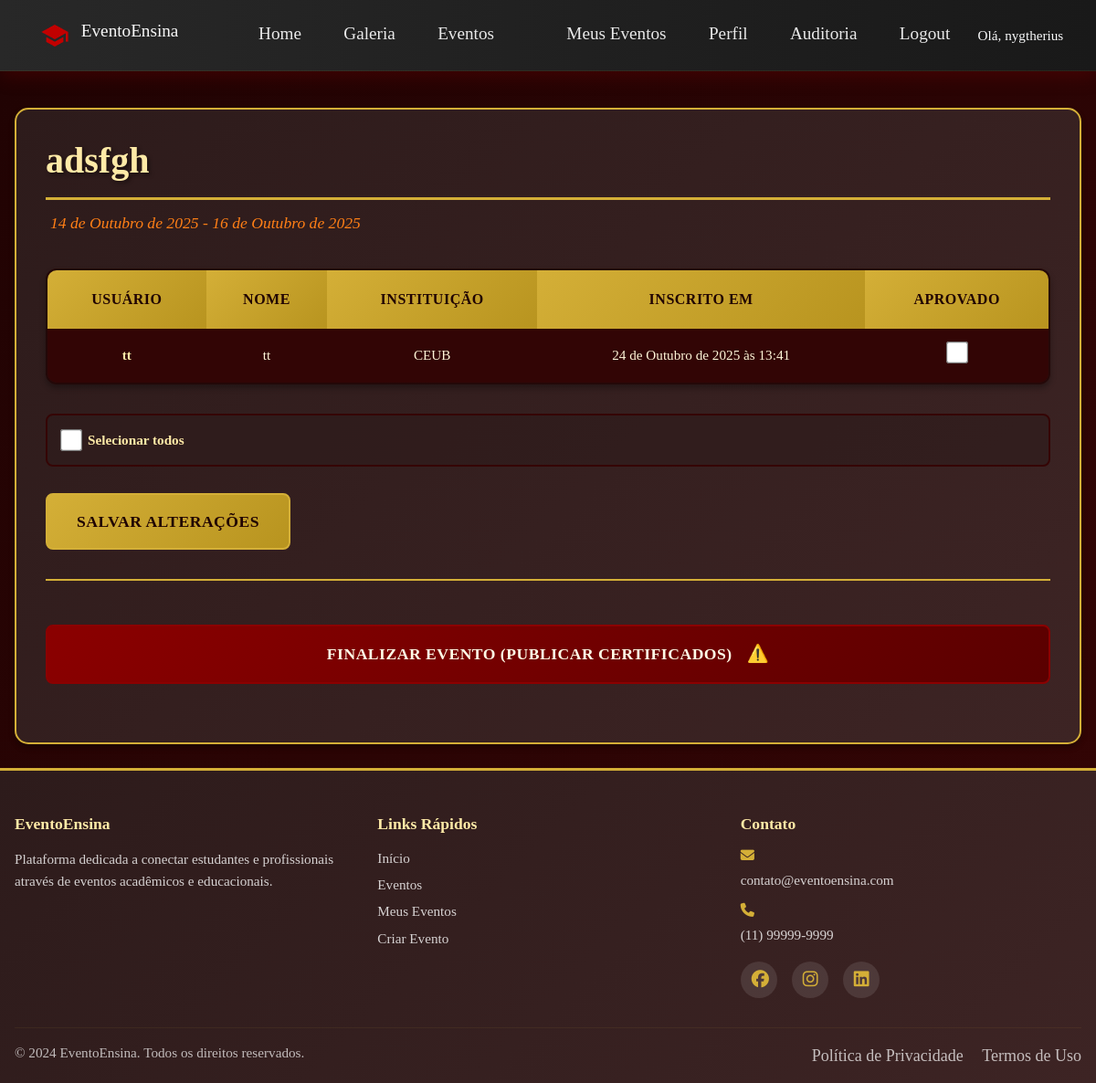
The app's page /eventos/gerenciar/18/ (signed in), older data.
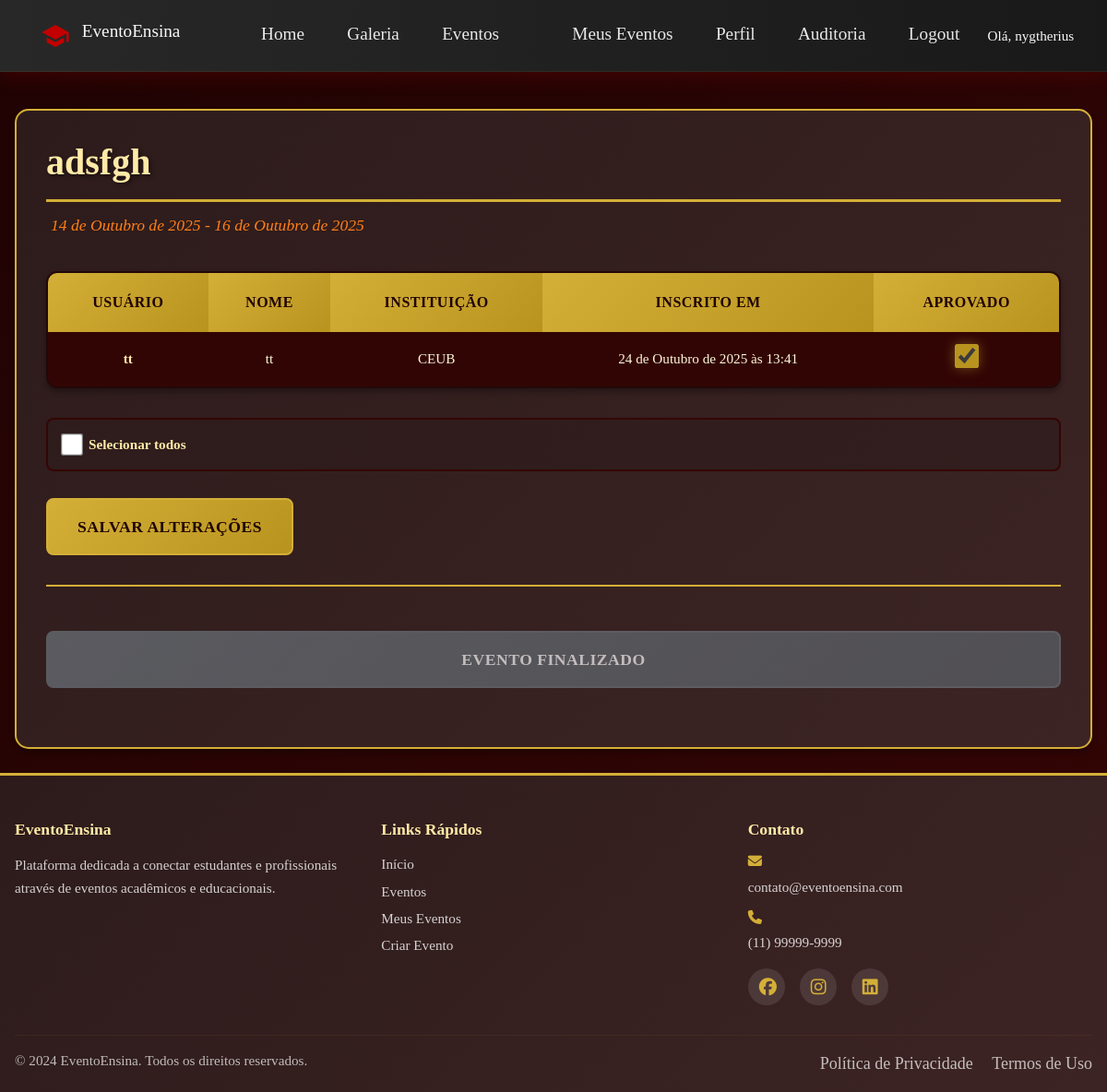
The same page, newer data.
### eventos/models.py (models this page shows, shortened)
class InscricaoEvento(models.Model):
    evento = models.ForeignKey(Evento, on_delete=models.CASCADE)
    inscrito = dj_models.ForeignKey('usuarios.Usuario', on_delete=dj_models.CASCADE)
    is_validated = models.BooleanField(default=False)
    data_inscricao = models.DateTimeField(auto_now_add=True)

### usuarios/models.py (models this page shows, shortened)
class Usuario(models.Model):
    nome = models.CharField(max_length=150)
    ddd = models.ForeignKey(DDD, on_delete=models.SET_NULL, null=True, blank=True)
    telefone = models.CharField(max_length=15, blank=True, null=True)
    instituicao = models.ForeignKey(Instituicao, on_delete=models.SET_NULL, null=True, blank=True)
    tipo = models.ForeignKey(TipoUsuario, on_delete=models.CASCADE)
    nome_usuario = models.CharField(max_length=50, unique=True)
    email = models.EmailField(blank=True, null=True)
    senha = models.CharField(max_length=128, blank=True, null=True)
    user = models.OneToOneField(settings.AUTH_USER_MODEL, on_delete=models.SET_NULL, null=True, blank=True, related_name='profile')
    base_dir = models.CharField(max_length=255, blank=True, null=True)

class Instituicao(models.Model):
    nome = models.CharField(max_length=150)
    cidade = models.CharField(max_length=100, blank=True, null=True)
    estado = models.CharField(max_length=50, blank=True, null=True)
    pais = models.CharField(max_length=50, default='Brasil')
    email = models.EmailField(blank=True, null=True)
    telefone = models.CharField(max_length=20, blank=True, null=True)

### eventos/views.py (the view, shortened to what this page needs)
# urls.py: path('gerenciar/<int:evento_id>/', views.gerenciar_evento, name='gerenciar_evento'),
@login_required
def gerenciar_evento(request, evento_id):
    usuario = get_current_usuario(request)
    evento = get_object_or_404(Evento, pk=evento_id)
    if not _is_event_owner(request, usuario, evento):
        logging.warning(f'Permissão negada gerenciar_evento: evento={evento.id} usuario={getattr(usuario, "id", None)}')
        messages.error(request, 'Acesso negado: apenas o organizador pode gerenciar este evento.')
        return redirect('meus_eventos')
    inscritos = evento.inscricaoevento_set.select_related('inscrito')
    return render(request, 'eventos/gerenciar_evento.html', {
        'evento': evento,
        'inscritos': inscritos,
        'nav_items': nav_items,
        'usuario': usuario
    })

### eventos/views.py (called while the page is built)
def _is_event_owner(request, usuario_obj, ev):
    try:
        if ev.criador and usuario_obj and ev.criador.id == usuario_obj.id:
            return True
        if request.user.is_authenticated and getattr(request.user, 'is_staff', False):
            return True
        if usuario_obj and getattr(usuario_obj.tipo, 'tipo', '').lower() == 'professor':
            return False
        return False
    except Exception:
        return False

### eventos/templates/eventos/gerenciar_evento.html (shortened to what this page needs)
{% extends 'base/base.html' %}
{% load static %}
{% block extra_css %}
<link rel="stylesheet" href="{% static 'css/gerenciar_evento.css' %}">
{% endblock %}
{% block content %}
<div class="container mt-4">
    <h1>{{ evento.titulo }}</h1>
    <p class="text-muted">
        {{ evento.data_inicio }}{% if evento.data_fim %} - {{ evento.data_fim }}{% endif %}
    </p>
    <form method="post">
        <table class="table table-striped">
            <thead>
                <tr>
                    <th>Usuário</th>
                    <th>Nome</th>
                    <th>Instituição</th>
                    <th>Inscrito em</th>
                    <th>Aprovado</th>
                </tr>
            </thead>
            <tbody>
                {% for inscr in inscritos %}
                <tr>
                    <td>{{ inscr.inscrito.nome_usuario }}</td>
                    <td>{{ inscr.inscrito.nome }}</td>
                    <td>
                        {% if inscr.inscrito.instituicao %}
                            {{ inscr.inscrito.instituicao.nome }}
                        {% else %}
                            -
                        {% endif %}
                    </td>
                    <td>{{ inscr.data_inscricao }}</td>
                    <td>
                        <input type="checkbox" class="validate-checkbox" name="validate_{{ inscr.id }}" {% if inscr.is_validated %}checked{% endif %}>
                    </td>
                </tr>
                {% endfor %}
            </tbody>
        </table>
        <div class="mb-3">
            <label><input type="checkbox" id="select-all"> Selecionar todos</label>
        </div>
        <button type="submit" class="btn btn-primary">Salvar alterações</button>
    </form>
    <form method="post" action="{% url 'finalizar_evento' evento.id %}" class="mt-3">
        <button type="submit" class="btn btn-danger" {% if evento.finalizado %}disabled{% endif %}>
            {% if evento.finalizado %}
                Evento finalizado
            {% else %}
                Finalizar evento (publicar certificados)
            {% endif %}
        </button>
    </form>
</div>
{% endblock %}

Row changes from the older to the newer data that the page shows:
changed Evento "adsfgh": finalizado False → True (drawn)
changed InscricaoEvento "tt": is_validated "☐" → "☑"
Text that changed along with them:
text no longer shown: "FINALIZAR EVENTO (PUBLICAR CERTIFICADOS)"
text now shown: "EVENTO FINALIZADO"
